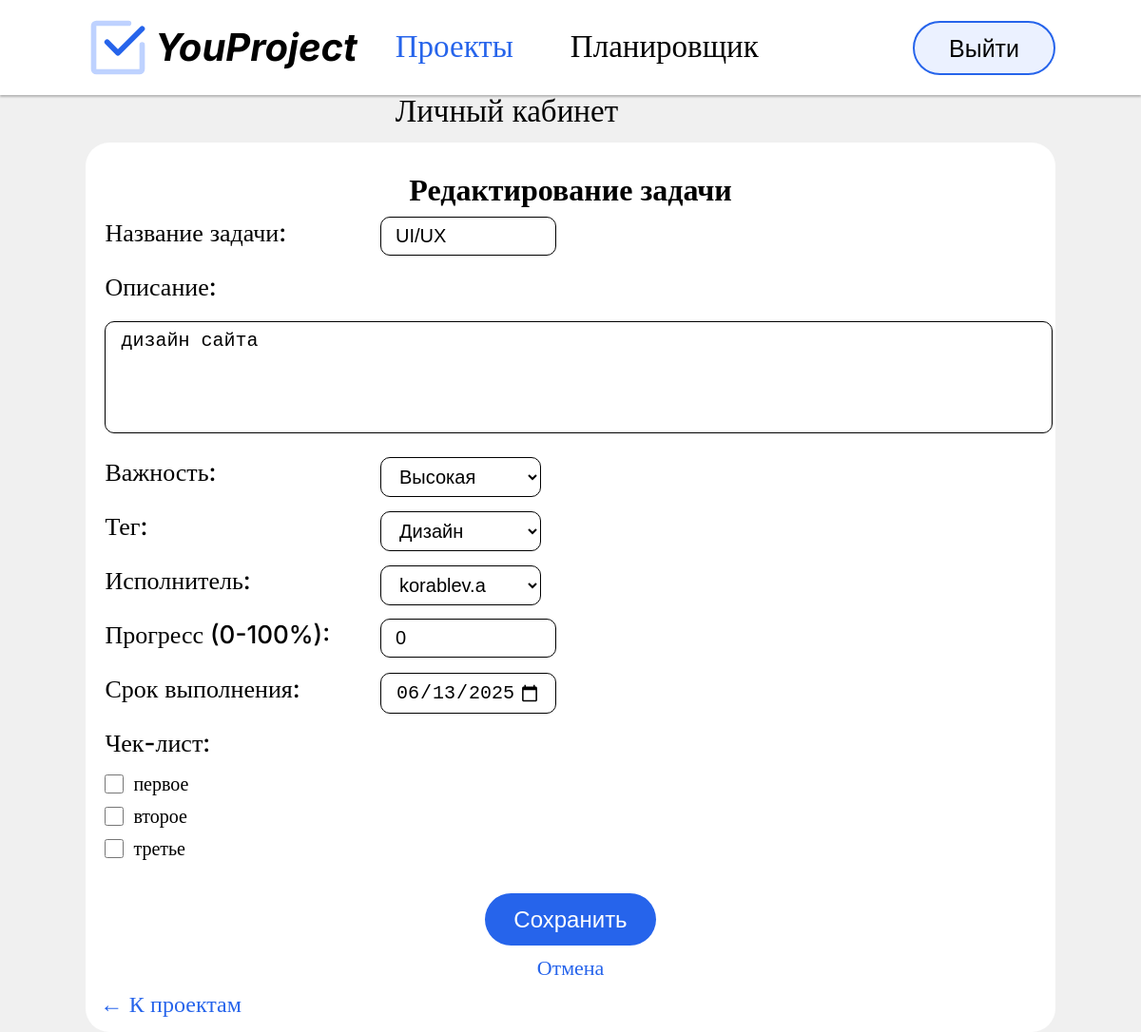
The page /task_edit.php?id=9 (signed in) on the database its author committed.
### tables this page shows
CREATE TABLE Tasks (
    id INTEGER PRIMARY KEY AUTOINCREMENT,
    name VARCHAR(20) NOT NULL,
    description VARCHAR NOT NULL,
    importance TEXT CHECK(importance IN ('low', 'medium', 'high')) NOT NULL DEFAULT 'low',
    progress INTEGER CHECK (progress >= 0 AND progress <= 100) NOT NULL,
    deadline DATETIME NOT NULL,
    tag TEXT CHECK(tag IN ('IT', 'Дизайн', 'Маркетинг', 'Аналитика', 'Продажи', 'Копирайтинг', NULL)),
    user_id INTEGER,
    project_id INTEGER,
    file_path TEXT,
    FOREIGN KEY (user_id) REFERENCES Users(id),
    FOREIGN KEY (project_id) REFERENCES Projects(id) ON DELETE CASCADE
);

CREATE TABLE Users (
    id INTEGER PRIMARY KEY AUTOINCREMENT,
    username VARCHAR(10) UNIQUE NOT NULL,
    role VARCHAR(8) CHECK(role IN ('manager','executer')) NOT NULL DEFAULT 'executer',
    password VARCHAR(60) UNIQUE NOT NULL,
    view_restrict VARCHAR(3) CHECK(view_restrict IN ('yes','no')) DEFAULT 'no',
    first_name VARCHAR(20),
    last_name VARCHAR(20),
    patronymic VARCHAR(20),
    email VARCHAR(30) UNIQUE,
    company_id INT,
    FOREIGN KEY (company_id) REFERENCES Company(id)
);

CREATE TABLE Checklists (
    id INTEGER PRIMARY KEY AUTOINCREMENT,
    task_id INTEGER NOT NULL,
    item_text VARCHAR(30) NOT NULL,
    is_checked INTEGER DEFAULT 0,
    FOREIGN KEY (task_id) REFERENCES Tasks(id) ON DELETE CASCADE
);

### class/Task.php (called while the page is built, shortened)
<?php
class Task {
    private $db;
    private $id;
    private $name;
    private $description;
    private $importance;
    private $user_id;
    private $progress;
    private $deadline;
    private $tag;
    private $checklist_items = [];
    public function __construct($db, $id = null) {
        $this->db = $db;
        if ($id) {
            $this->load($id);
        }
    }
    public function load($id) {
        $stmt = $this->db->prepare("SELECT * FROM Tasks WHERE id = :id");
        $stmt->bindParam(':id', $id, SQLITE3_INTEGER);
        $result = $stmt->execute();
        $task = $result->fetchArray(SQLITE3_ASSOC);
        if ($task) {
            $this->id = $task['id'];
            $this->name = $task['name'];
            $this->description = $task['description'];
            $this->importance = $task['importance'];
            $this->user_id = $task['user_id'];
            $this->progress = $task['progress'];
            $this->deadline = $task['deadline'];
            $this->tag = $task['tag'];
            $this->loadChecklist();
            return true;
        }
        return false;
    }
    private function loadChecklist() {
        $stmt = $this->db->prepare("SELECT * FROM Checklists WHERE task_id = :task_id");
        $stmt->bindParam(':task_id', $this->id, SQLITE3_INTEGER);
        $result = $stmt->execute();
        $this->checklist_items = [];
        while ($item = $result->fetchArray(SQLITE3_ASSOC)) {
            $this->checklist_items[] = $item;
        }
    }
    public function getName() { return $this->name; }
    public function getDescription() { return $this->description; }
    public function getImportance() { return $this->importance; }
    public function getUserId() { return $this->user_id; }
    public function getProgress() { return $this->progress; }
    public function getDeadline() { return $this->deadline; }
    public function getTag() { return $this->tag; }
    public function getChecklistItems() { return $this->checklist_items; }
}
?>

### task_edit.php (the view, shortened to what this page needs)
<?php
require_once 'auth_check.php';
require_once 'class/Task.php';
require_once 'class/User.php';
$db = new SQLite3('database.db');
$user_id = $_SESSION['user_id'];
$user = new User($db, $user_id);
$user_role = $user->getRole();
$task_id = $_GET['id'] ?? 0;
$task = new Task($db, $task_id);
include('header.php');
?>
<!DOCTYPE html>
<html lang="ru">
<head>
</head>
<body>
    <div class="task-container">
        <p id="name_task_edit">Редактирование задачи</p>
        <form method="POST">
            <div class="form-group">
                <label for="name">Название задачи:</label>
                <input type="text" id="name" name="name" class="pattern_input" value="<?= htmlspecialchars($task->getName()) ?>"
                       placeholder="до 15 символов" required maxlength="15"
                       <?= $user_role === 'executer' ? 'disabled' : '' ?>>
            </div>
            <div class="form-group">
                <label for="description">Описание:</label>
                <textarea id="description" name="description" rows="4" placeholder="до 500 символов"
                          required maxlength="500"
                          <?= $user_role === 'executer' ? 'disabled' : '' ?>><?= htmlspecialchars($task->getDescription()) ?></textarea>
            </div>
            <div class="form-group">
                <label for="importance">Важность:</label>
                <select name="importance" class="pattern_input" required <?= $user_role === 'executer' ? 'disabled' : '' ?>>
                    <option value="high" <?= $task->getImportance() === 'high' ? 'selected' : '' ?>>Высокая</option>
                </select>
            </div>
            <?php if ($user_role === 'manager'): ?>
                <div class="form-group">
                    <label for="tag">Тег:</label>
                    <select class="pattern_input" name="tag">
                        <option value="Дизайн" <?= $task->getTag() === 'Дизайн' ? 'selected' : '' ?>>Дизайн</option>
                    </select>
                </div>
                <div class="form-group">
                    <label for="user_id">Исполнитель:</label>
                    <select name="user_id" class="pattern_input" required>
                        <?= User::renderUserSelectOptions($db, $user_id, $task->getUserId()) ?>
                    </select>
                </div>
            <?php endif; ?>
            <div class="form-group">
                <label for="progress">Прогресс (0-100%):</label>
                <input type="number" name="progress" min="0" max="100" class="pattern_input"
                       value="<?= htmlspecialchars($task->getProgress()) ?>" required>
            </div>
            <div class="form-group">
                <label for="deadline">Срок выполнения:</label>
                <input type="date" name="deadline" class="pattern_input"
                       value="<?= htmlspecialchars($task->getDeadline()) ?>" required
                       <?= $user_role === 'executer' ? 'disabled' : '' ?>>
            </div>
            <div class="checklist-container">
                <div class="checklist-title_edit">Чек-лист:</div>
                <?php foreach ($task->getChecklistItems() as $item): ?>
                    <div class="checklist-item_edit">
                        <input type="checkbox" name="checklist[<?= $item['id'] ?>]" id="checklist_<?= $item['id'] ?>"
                               value="1" <?= $item['is_checked'] ? 'checked' : '' ?>>
                        <label for="checklist_<?= $item['id'] ?>"><?= htmlspecialchars($item['item_text']) ?></label>
                    </div>
                <?php endforeach; ?>
            </div>
            <div class="button-group">
                <button type="submit" id="change_project" class="pattern_button_2">Сохранить</button>
                <a href="task_view.php?id=<?= $task_id ?>" id="edit_task_no">Отмена</a>
            </div>
        </form>
        <a href="project.php" class="back-link">← К проектам</a>
    </div>
</body>
</html>

### css/styles.css (style rules this page uses)
* { margin: 0; }
body { margin: 0; padding: 0; font-family: 'Inter'; background-color: #F0F0F0; }
.pattern_input { margin-top: 25px; padding: 8px 15px; border: 1px solid; background-color: white; border-radius: 10px; font-size: 20px; width: 35%; }
.pattern_button_2 { font-size: 24px; border-radius: 40px; background-color: #2664EB; color: white; border-width: 0; padding-top: 2px; display: block; margin-left: auto; margin-right: auto; }
#change_project { height: 55px; width: 180px; margin-top: 25px; margin-bottom: 10px; }
.checklist-container { margin-top: 5px; transition: all 0.3s ease; overflow: hidden; }
.task-container { margin-left: 10%; margin-top: 70px; width: 80%; background-color: white; border-radius: 25px; display: block; padding-top: 15px; }
.back-link { font-size: 24px; font-weight: 500; color: #2664EB; display: inline-block; margin-top: 5px; margin-left: 35px; margin-bottom: 15px; text-decoration: none; }
.checklist-container { margin-left: 95px; margin-bottom: 20px; }
#name_task_edit { font-size: 32px; font-weight: 600; text-align: center; padding-top: 15px; padding-bottom: 10px; }
.form-group { margin-bottom: 25px; }
.form-group label { display: block; margin-bottom: 5px; }
.button-group { margin-top: 20px; text-align: center; }
.back-link { font-size: 24px; font-weight: 500; color: #2664EB; display: inline-block; margin-top: 10px; margin-left: 1.5%; margin-bottom: 15px; text-decoration: none; }
.form-group label { font-size: 26px; font-weight: 500; margin-left: 2%; }
.form-group input { margin-top: -38px; margin-right: 67%; margin-left: 310px; width: 15%; float: left; }
.form-group select { margin-top: -37px; border-radius: 10px; margin-left: 310px; font-size: 20px; width: 16.6%; float: left; margin-bottom: 0px; }
.form-group textarea { margin-top: 20px; padding: 8px 15px; padding-left: 16px; border: 1px solid; background-color: white; border-radius: 10px; font-size: 20px; width: 94.5%; height: 100px; resize: none; display: block; margin-left: 2%; margin-bottom: 10px; }
#edit_task_no { color: #2664EB; text-decoration: none; font-size: 22px; margin-top: 10px; }
.checklist-container { margin-left: 2%; margin-right: 35px; margin-bottom: 20px; }
.checklist-item_edit { display: flex; align-items: center; margin-bottom: 10px; }
.checklist-item_edit input[type="checkbox"] { width: 20px; height: 20px; margin-right: 10px; }
.checklist-item_edit label { font-size: 20px; font-weight: normal; margin-left: 0; }
.checklist-title_edit { font-size: 26px; font-weight: 500; margin-bottom: 15px; margin-left: 0px; }
@media screen and (max-width: 1920px) { .task-container { margin-left: 7.5%; width: 85%; margin-top: 50px; } }

### rows shown on the page
tasks: name "UI/UX", importance "Высокая", tag "Дизайн", progress "0", deadline "06/13/2025"
users: description "дизайн сайта"
checklists: item_text "первое"
checklists: item_text "второе"
checklists: item_text "третье"

### other values the page prints
form field user_id "korablev.a"
